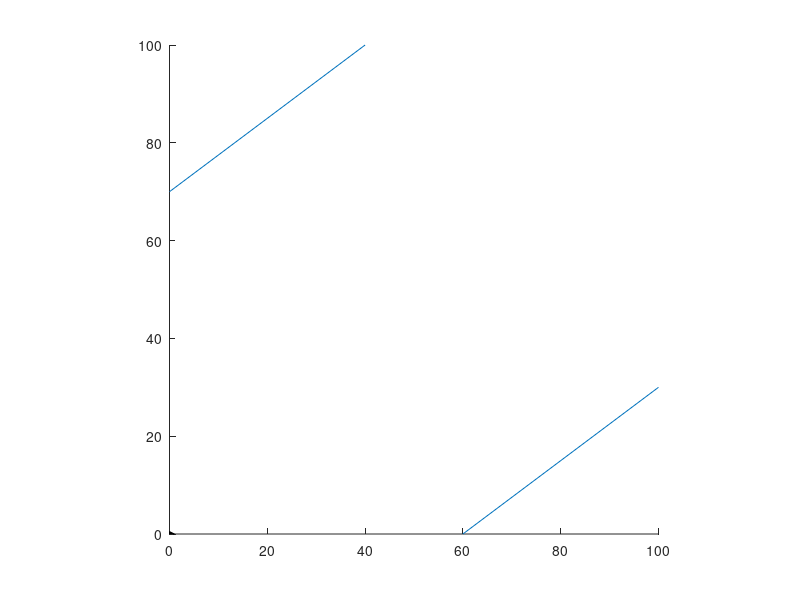

This figure's MATLAB source: (Note: this script raises an error after producing the figure.)

% Nick Hauger 21MAY24
% Tan Nguyen 06/18/24
% Note: all math is done in degrees
% remember commas seperate columns, semicolons rows
% indexing matrices: A(#,:) gives entire row
                   % A(:, #) gives entire column
                   % A(2:3,#) gives 2nd-3rd rows, #th column
clear variables; clc; close all;
% state:    (x, y , theta, V)
% roc:      (x_dot, y_dot, theta_dot, V_dot)

dt = 0.01; % our time interval
tspan = 0:dt:200; % a finite vector for our time to start out
N = length(tspan); 

% Goal 6/20/24: Create two landmasses and ferries, waypoint array/index var.
% Guide boat from ferry 1 to ferry 2

% Hard coded waypoints for ferry to follow 
% 8 rows, 2 columns; x_n and y_n respectively
next_wp = [87 40; 80 45; 75 50; 65 55; 60 60; 50 70; 45 75; 30 80];
% next_wp = zeros(8, 2); %for when we generate new waypoints randomly
% [0 0; 0 0; 0 0; 0 0; 0 0; 0 0; 0 0; 0 0]

% Counter for waypoints reached, starting at 1
way_index = 1; % Increment each time each waypoint is reached


x=zeros(N,1); % initializing the position vectors
y=zeros(N,1);
theta = zeros(N,1);

x_err=zeros(N,1); % initializing error vectors
y_err=zeros(N,1);
theta_err = zeros(N,1);

x_des=zeros(N,1); % initializing desired position vectors
y_des=zeros(N,1);
% theta_des = zeros(N,1);

x_dot = zeros(N,1); % initializing rate of change vectors
y_dot = zeros(N,1);
theta_dot = zeros(N,1);

u = zeros(N,1); % initializing heading control vector

% Constant values
V = 10; % We'll start with a constant velocity
        % this should be adjusted alongside b
b = 3;  % we'll keep the variable b as a constant at first
        % b affects rotation rate of change, should be changed alongside V
        % it was at the top of the program with timescale variables
Kp = 1; % Proportional control gain, can be adjusted after for-loop works

% Initial position and angle parameters
theta(1) = 45;
x(1) = 80;
y(1) = 20;

% Initial desired position parameters
x_des(1) = 85;
y_des(1) = 30;

% specifying an initial condition
% ship_state(:,1)=0;

% We'll do a loop where we update the equations as we go.
for k = 2:(N)
    % our rate of change vectors for current loop
    x_dot(k) = V.*cosd(theta(k-1)); % derivative of x
    y_dot(k) = V.*sind(theta(k-1)); % derivative of y
    theta_dot(k) = b*(u(k-1)); % derivative of theta

    % calculating the next point based upon the current + the derivative 
    theta(k) = theta(k-1) + theta_dot(k)*dt;
    x(k) = x(k-1) + x_dot(k)*dt;
    y(k) = y(k-1) + y_dot(k)*dt;
    
    % finding error margin between points
    x_err(k) = x_des(k-1) - x(k);
    y_err(k) = y_des(k-1) - y(k);
    
    % Waypoint generator, based on distance from current waypoint
    dist = sqrt(x_err(k)^2 + y_err(k)^2);
    
    % checks if boat is within range of the waypoint
    %I'm going to make this all inside an if to keep way_index under 9 -nzh
    if dist < 2 && way_index < 8 % Set new waypoint if within range
        % x_des(k) = rand(1)*100;
        % y_des(k) = rand(1)*100;
        
        % Set next destination to 
        way_index = way_index + 1;
        x_des(k) = next_wp(way_index, 1);
        y_des(k) = next_wp(way_index, 2);


    % Prepare next waypoint
    % It works for now, but causes the current waypoint to flash
    else 
        x_des(k) = x_des(k-1);
        y_des(k) = y_des(k-1);
    end

    % using error margins to find desired angle to rotate
    theta_des = atan2d(y_err(k), x_err(k));

    % Adjust for desired turn direction
    % If turning in one direction is > 180 degress, go the other direction
    if ((theta_des - theta(k)) > 180)
        theta_des = theta_des - 360;
    elseif (theta_des - theta(k) < -180)
        theta_des = theta_des + 360;
    end

    % calculating angle error for heading control
    theta_err(k) = theta_des - theta(k);

    % Calculate heading control input
    u(k) = Kp * theta_err(k);
end 

%%%% This section constructs shapes, but no computation is done %%%%

% This constructs the ships body using the patch function to make a shape
% we can manipulate
shipbody_x = [1, 0, -1, -1, 0, 1]; % these form the coordinates of our shape
shipbody_y = [0, 0.5, 0.5, -0.5, -0.5, 0];
s = hgtransform;
% This forms the shape, connects it to s
patch('XData', shipbody_x, 'YData', shipbody_y, 'Parent', s) 

% New reference frame of 0 to 100 range for both axes
axis equal
xlim([0 100])
ylim([0 100])

% Draw two lines; these represent landmasses
LM_x1 = [0 40];
LM_x2 = [60 100];

LM_y1 = [70 100];
LM_y2 = [0 30]; 

line(LM_x1, LM_y1);
line(LM_x2, LM_y2);

% fer_x = [0 0 1 1]; 
% fer_y = [0 1 1 0]; 
% plot(fer_x,fer_y)

%%%% Plotting ship, waypoint, and path
for i = 1:N-1
    hold on;
    s.Matrix = makehgtform('translate', [x(i+1) y(i+1) 0], 'zrotate', theta(i)*pi/180);
    % This plots the trail of the ship
    plot([x(i) x(i+1)],[y(i) y(i+1)],'--')

    % Plots waypoint
    plot(x_des(i), y_des(i), 'x')



    drawnow % I think this is what draws the shape every update
    hold off;
end
